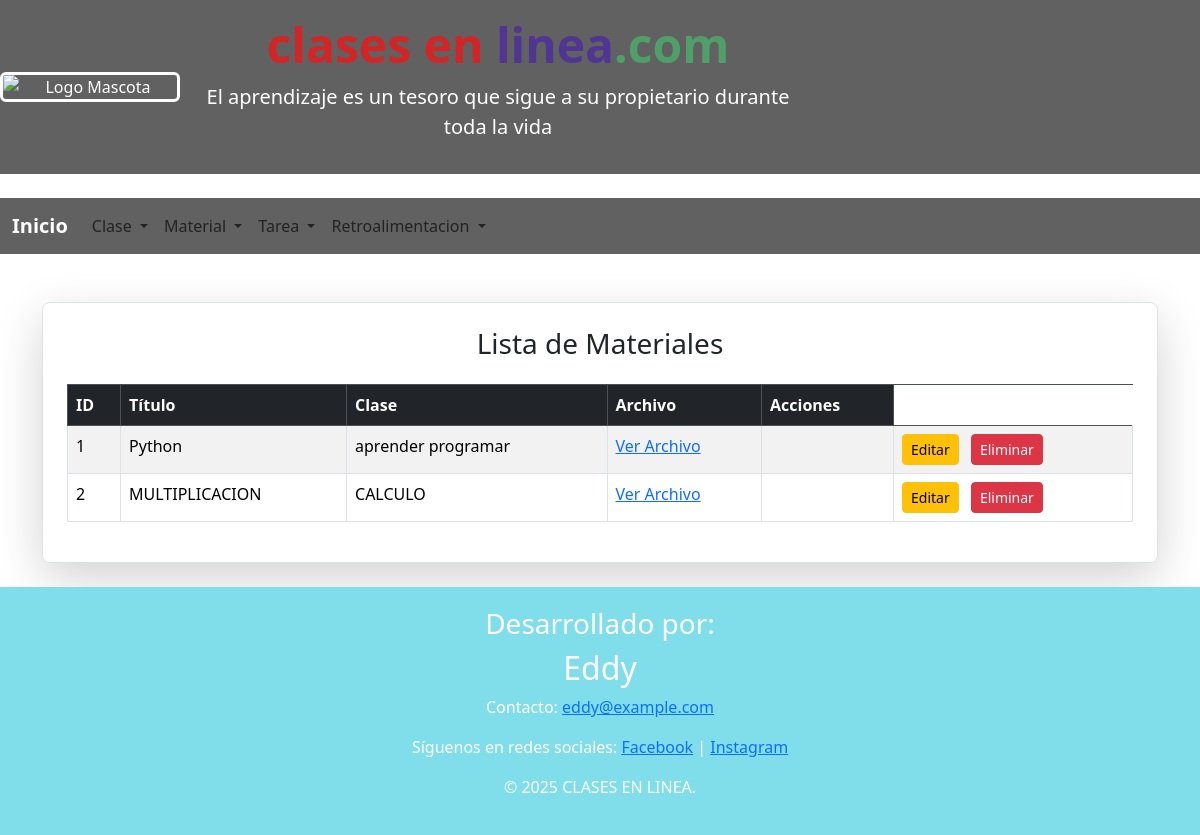
/listadoMaterial/, run on the app's committed database.
### aplicacion/clase/models.py (models this page shows, shortened)
class Material(models.Model):
    id = models.AutoField(primary_key=True)
    clase = models.ForeignKey(Clase, on_delete=models.CASCADE, related_name='materiales')
    titulo = models.CharField(max_length=200)
    archivo = models.FileField(upload_to='materiales/')

class Clase(models.Model):
    id = models.AutoField(primary_key=True)
    titulo = models.CharField(max_length=200)
    descripcion = models.TextField()
    video_url = models.URLField()
    creado_en = models.DateTimeField(auto_now_add=True)

### aplicacion/clase/views.py (the view)
# urls.py: path('listadoMaterial/', views.listadoMaterial),  # Listado de propietarios
def listadoMaterial(request):
    materialesBdd = Material.objects.all()
    return render(request, 'listadoMaterial.html', {'materiales': materialesBdd})

### aplicacion/clase/templates/listadoMaterial.html
{% extends "./plantilla.html" %}
{% block contenido %}
<div class="container mt-5">
    <div class="border p-4 rounded-3 shadow-lg">
        <h3 class="mb-4 text-center">Lista de Materiales</h3>
        <table class="table table-bordered table-striped table-hover">
            <thead class="table-dark">
                <tr>
                    <th>ID</th>
                    <th>Título</th>
                    <th>Clase</th>
                    <th>Archivo</th>
                    <th>Acciones</th>
                </tr>
            </thead>
            <tbody>
                {% for material in materiales %}
                    <tr>
                        <td>{{ material.id }}</td>
                        <td>{{ material.titulo }}</td>
                        <td>{{ material.clase.titulo }}</td>
                        <td>
                            <a href="{{ material.archivo.url }}" target="_blank">Ver Archivo</a>
                        </td>
                        <td>{{ material.created_at|date:"d/m/Y H:i" }}</td>
                        <td>
                            <a href="/editarMaterial/{{ material.id }}" class="btn btn-warning btn-sm me-2">Editar</a>
                            <a onclick="return confirm('¿Está seguro de eliminar permanentemente?')" href="/eliminarMaterial/{{ material.id }}" class="btn btn-danger btn-sm">Eliminar</a>
                        </td>
                    </tr>
                {% endfor %}
            </tbody>
        </table>
    </div>
</div>
{% endblock %}

### data on the page
Material: id "1", titulo "Python", clase.titulo "aprender programar"
Material: id "2", titulo "MULTIPLICACION", clase.titulo "CALCULO"
